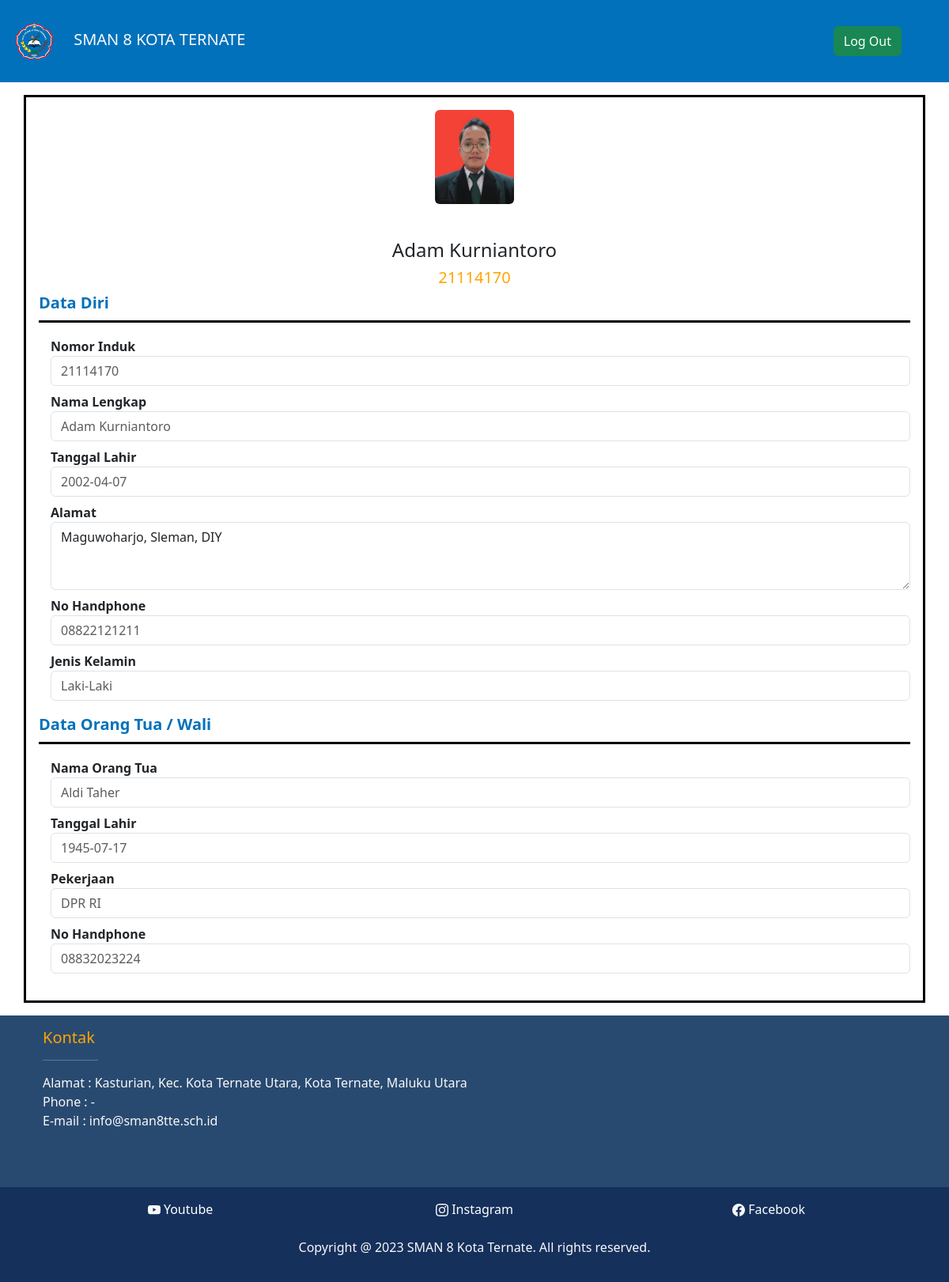
The app's page /data-diri.php (signed in) with its own data.
### tables this page shows
CREATE TABLE `orang_tua` (
  `Id` int(6) NOT NULL,
  `Nama` varchar(50) DEFAULT NULL,
  `Tanggal_lahir` date DEFAULT NULL,
  `Pekerjaan` varchar(50) DEFAULT NULL,
  `No_hp` varchar(20) DEFAULT NULL
);

CREATE TABLE `siswa` (
  `NIS` int(8) NOT NULL,
  `Nama_siswa` varchar(50) DEFAULT NULL,
  `Alamat_siswa` varchar(200) DEFAULT NULL,
  `Tanggal_lahir_siswa` date DEFAULT NULL,
  `Jenis_kelamin` varchar(10) DEFAULT NULL,
  `No_hp_siswa` varchar(20) DEFAULT NULL,
  `email` varchar(150) NOT NULL,
  `foto_siswa` text NOT NULL,
  `kts` text NOT NULL
);

### data-diri.php (the view, shortened to what this page needs)
<?php
include 'koneksi.php';
$username=$_SESSION['userweb'];
$query ="SELECT*FROM siswa join orang_tua on siswa.NIS = orang_tua.id where NIS ='$username'";
$rows = mysqli_query($koneksi, $query);
?>
<!DOCTYPE html>
<html lang="en">
<head>
    <link rel="stylesheet" type="text/css" href="css1.css">
    <link href="https://cdn.jsdelivr.net/npm/bootstrap@5.3.0-alpha3/dist/css/bootstrap.min.css" rel="stylesheet">
    <link rel="stylesheet" href="background.css">
</head>
<body>
   <header>
        <nav class="navbar" style="background-color: #0171BB;">
            <div class="container mx-1 px-1 py-1" data-aos="fade-down">
                <a class="navbar-brand text-light" href="#"><img style="width: 80px; padding-right: 10px;" src="logo.png" alt=""> SMAN 8 KOTA TERNATE</a>
                <ul class="nav justify-content-end">
                    <div class="dropdown">
                        <button class="btn btn-success">
                            <a href="logout.php" style="color:white; text-decoration:none">Log Out</a>
                        </button>
                    </div>
                </ul>
            </div>
        </nav>
    </header>
    <div class="container p-3 my-3" style="border: solid black;">
        <center>
            <div class="foto-profil">
            <img src="<?php $tr = mysqli_fetch_assoc($rows);echo $tr["foto_siswa"]; ?>" class="rounded shadow-1-strong mb-4" alt="Foto Kepsek" width="100px">
            </div>
            <h4><?php echo $tr["Nama_siswa"];?></h4>
            <h5><?php echo $tr['NIS'];?></h5>
        </center>
        <h5 style="color: #0171BB;font-weight: bold;border-bottom: solid black; padding-bottom: 10px;">Data Diri</h5>
        <div class="data">
            <form>
                <div class="form-group">
                    <label for="Nama">Nomor Induk</label>
                    <input type="email" class="form-control mb-2" id="exampleInputEmail1" aria-describedby="emailHelp" placeholder="<?php echo $tr['NIS'];?>" readonly>
                </div>
                <div class="form-group">
                    <label for="Nama">Nama Lengkap</label>
                    <input type="email" class="form-control mb-2" id="exampleInputEmail1" aria-describedby="emailHelp" placeholder="<?php echo $tr['Nama_siswa'];?>" readonly>
                </div>
                <div class="form-group">
                    <label for="Nama">Tanggal Lahir</label> <br>
                    <input type="text" class="form-control mb-2"   id="tgl-lahir" name="Tanggal Lahir" placeholder="<?php echo $tr['Tanggal_lahir_siswa'];?>" readonly>
                </div>
                <div class="form-group">
                    <label for="Nama">Alamat</label>
                    <textarea class="form-control mb-2" id="exampleFormControlTextarea1" rows="3" readonly><?php echo $tr['Alamat_siswa'];?></textarea>
                </div>
                <div class="form-group">
                    <label for="Nama">No Handphone</label>
                    <input type="email" class="form-control mb-2" id="exampleInputEmail1" aria-describedby="emailHelp" placeholder="<?php echo $tr['No_hp_siswa'];?>" readonly>
                </div>
                <div class="form-group">
                    <label for="Nama">Jenis Kelamin</label> <br>
                    <input type="text" class="form-control mb-2" placeholder="<?php echo $tr['Jenis_kelamin'];?>" readonly>
                </div>
            </form>
        </div>
        <h5 style="color: #0171BB;font-weight: bold;border-bottom: solid black; padding-bottom: 10px;">Data Orang Tua / Wali</h5>
        <div class="data">
            <form>
                <div class="form-group">
                    <label for="Nama">Nama Orang Tua</label>
                    <input type="email" class="form-control mb-2" id="exampleInputEmail1" aria-describedby="emailHelp" placeholder="<?php echo $tr['Nama'];?>" readonly>
                </div>
                <div class="form-group">
                    <label for="Nama">Tanggal Lahir</label> <br>
                    <input type="text" class="form-control mb-2" id="tgl-lahir" placeholder="<?php echo $tr['Tanggal_lahir'];?>" readonly>
                </div>
                <div class="form-group">
                    <label for="Nama">Pekerjaan</label>
                    <input type="email" class="form-control mb-2" id="exampleInputEmail1" aria-describedby="emailHelp" placeholder="<?php echo $tr['Pekerjaan'];?>" readonly>
                </div>
                <div class="form-group">
                    <label for="Nama">No Handphone</label>
                    <input type="email" class="form-control mb-2" id="exampleInputEmail1" aria-describedby="emailHelp" placeholder="<?php echo $tr['No_hp'];?>"readonly>
                </div>
            </form>
        </div>
    </div>
        <div data-aos="fade-up" data-aos-anchor-placement="center-bottom">
    <footer class="footer mt-auto py-3" style="background-color: #294A70;" >
        <div class="container">
            <div class="container text-left text-light mb-3">
                <h5>Kontak</h5>
                <hr style="width: 70px; size: 6;">
            <p>
                Alamat : Kasturian, Kec. Kota Ternate Utara, Kota Ternate, Maluku Utara <br>
                Phone : - <br>
                E-mail : info@sman8tte.sch.id <br>
            </p>
             <br>
            </div>
        </div>
    </footer>
    <footer class="footer mt-auto py-3" style="background-color: #15305B;">
        <div class="container">
            <div class="container text-center text-light mb-3">
                <div class="row">
                  <div class="col">
                    <a href="https://www.youtube.com/@smanegeri8kotaternate192">Youtube</a>
                  </div>
                  <div class="col">
                    <a href="https://www.instagram.com/sman8kotaternate/">Instagram</a>
                  </div>
                  <div class="col">
                    <a href="https://www.facebook.com/pages/Sman-8-Kota-Ternate/990401890993535">Facebook</a>
                  </div>
                </div>
             <br>
              Copyright @ 2023 SMAN 8 Kota Ternate. All rights reserved.
        </div>
      </footer>
    </div>
</body>
</html>

### css1.css (style rules this page uses)
.container h5 { color: orange; }
.col a { text-decoration: none; color: white; }
.foto-profil { color: #0171BB; padding-bottom: 20px; }
.data { padding-top: 10px; padding-bottom: 10px; }
.data label { font-weight: bold; }
.data form { padding-left: 15px; }

### background.css (style rules this page uses)
.container h5 { color: orange; }

### records on screen
orang_tua: Id.foto_siswa (picture), Id.Nama_siswa "Adam Kurniantoro", Id.NIS "21114170", Id.Tanggal_lahir_siswa "2002-04-07", Id.Alamat_siswa "Maguwoharjo, Sleman, DIY", Id.No_hp_siswa "08822121211", Id.Jenis_kelamin "Laki-Laki", Nama "Aldi Taher", Tanggal_lahir "1945-07-17", Pekerjaan "DPR RI", No_hp "08832023224"
